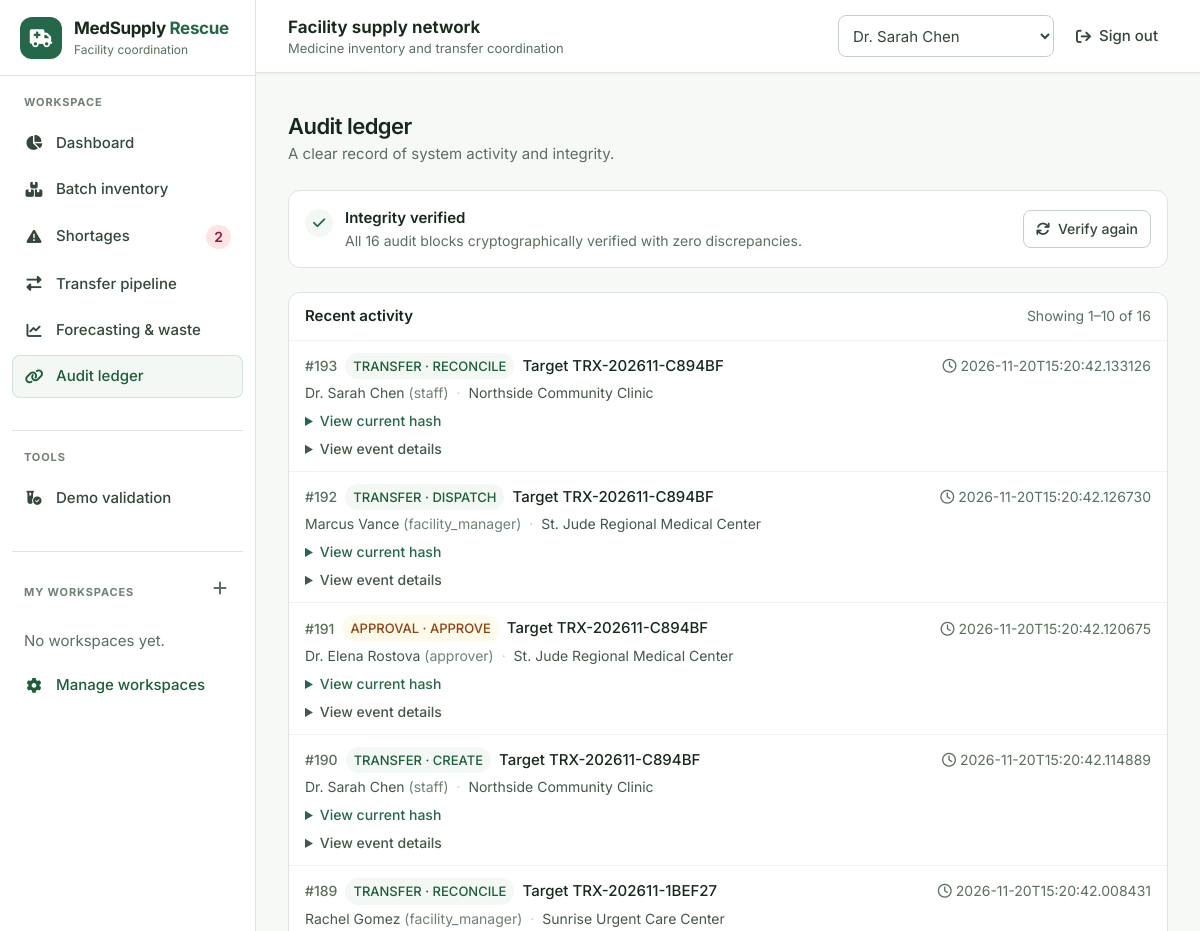
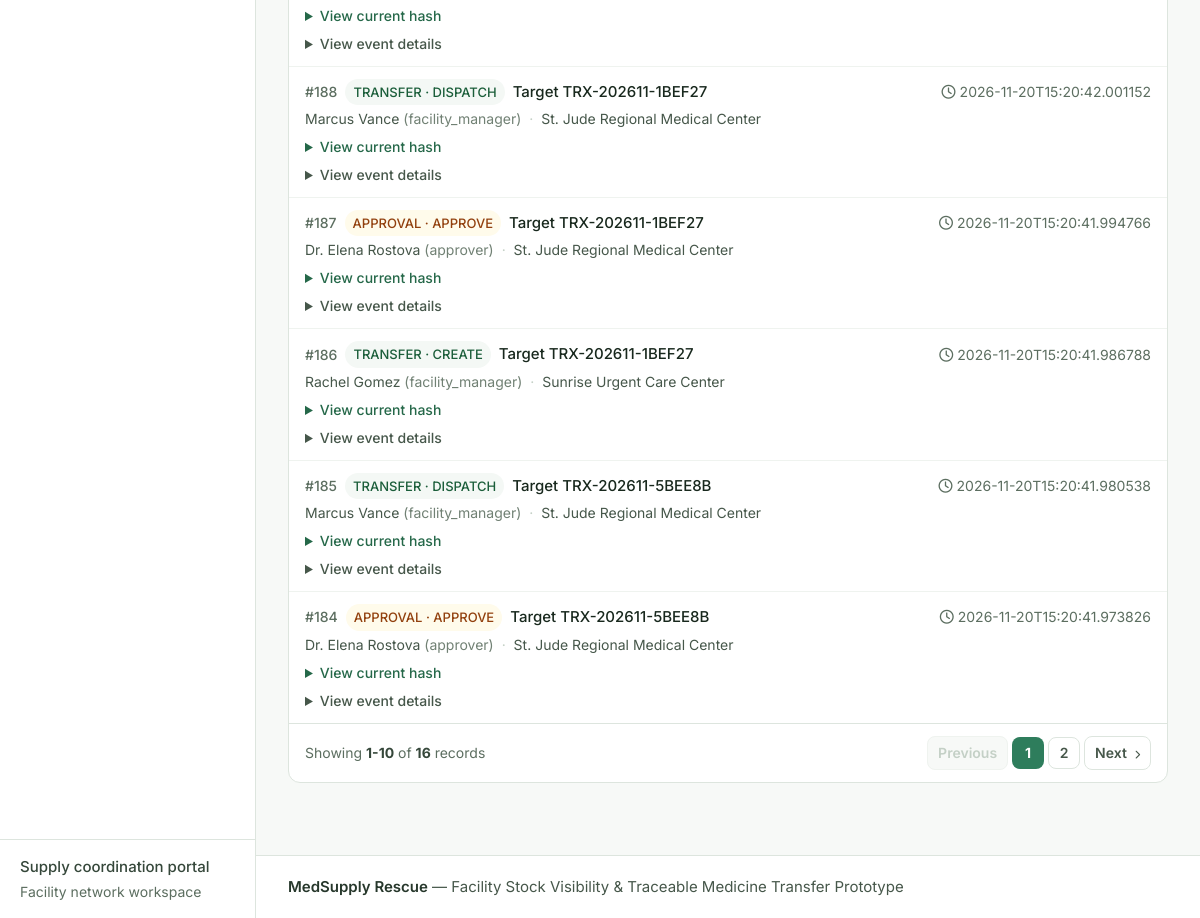
The page /audit on the database as committed earlier (2 pictures, top to bottom).
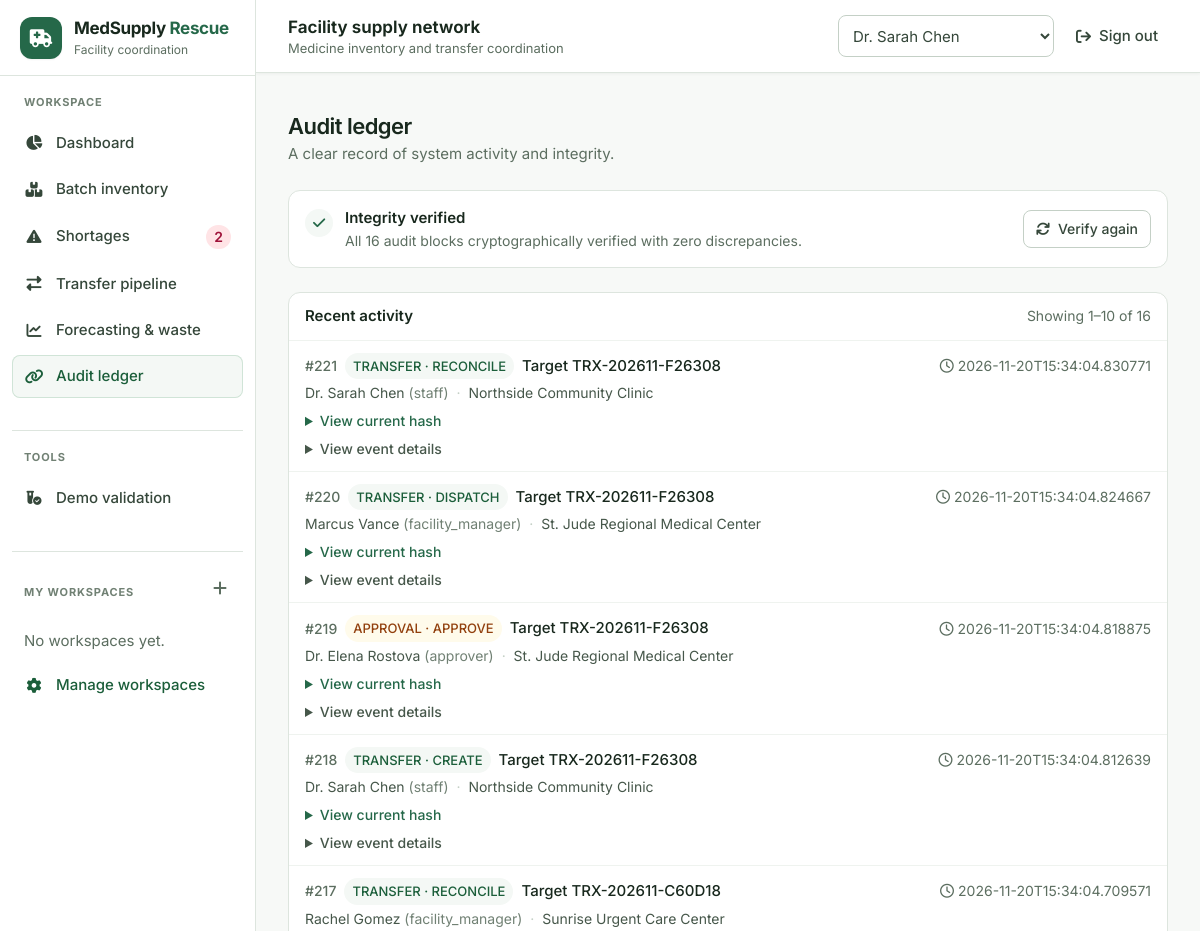
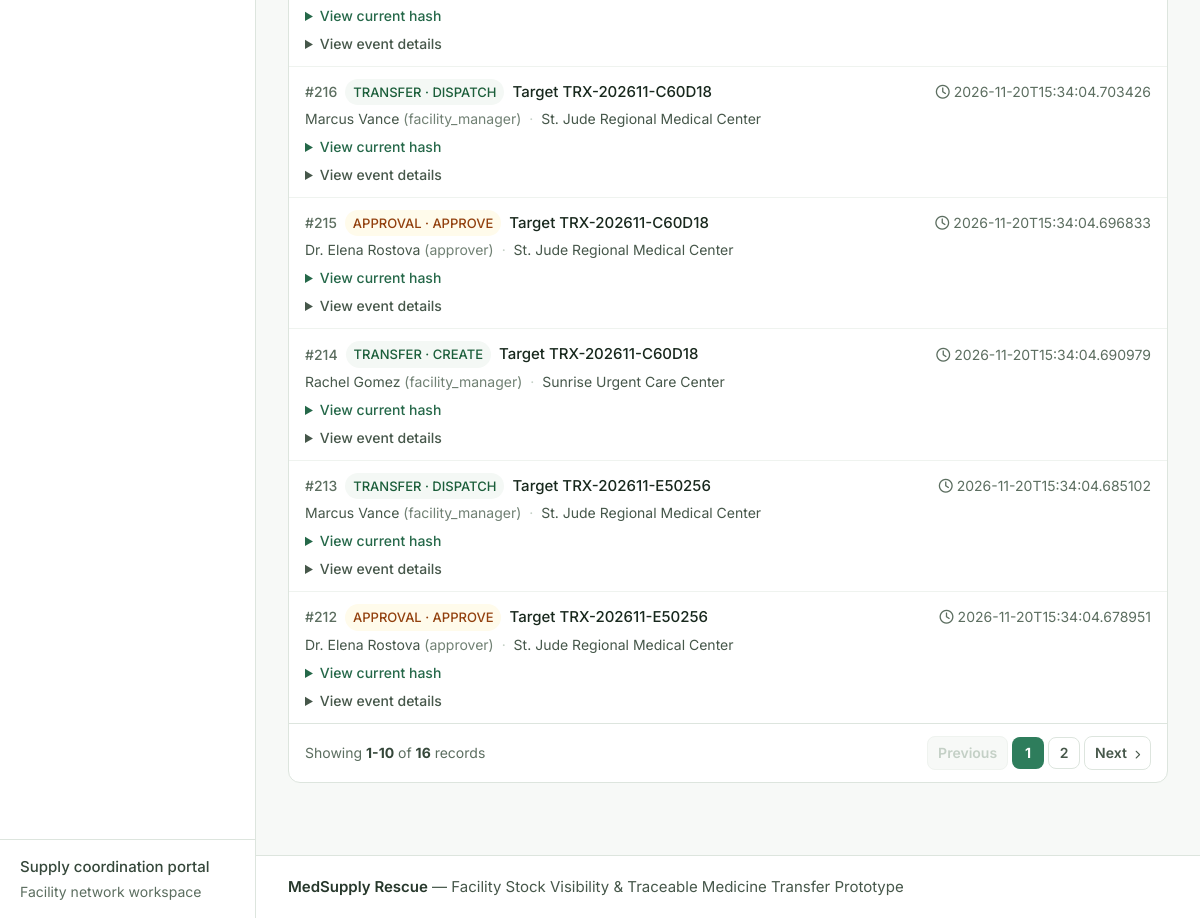
The same page on the database as committed later (2 pictures, top to bottom).
### tables this page shows
CREATE TABLE audit_events (
    id INTEGER PRIMARY KEY AUTOINCREMENT,
    event_uuid TEXT UNIQUE NOT NULL,
    timestamp DATETIME DEFAULT CURRENT_TIMESTAMP,
    facility_id INTEGER REFERENCES facilities(id),
    user_id INTEGER REFERENCES users(id),
    user_name TEXT NOT NULL,
    user_role TEXT NOT NULL,
    entity_type TEXT NOT NULL, -- 'BATCH', 'TRANSFER', 'SHORTAGE', 'STOCK', 'APPROVAL', 'SYSTEM'
    entity_id TEXT NOT NULL,
    action TEXT NOT NULL, -- 'CREATE', 'UPDATE', 'APPROVE', 'DISPATCH', 'RECEIVE', 'RECONCILE', 'ADJUST'
    payload_json TEXT NOT NULL,
    previous_hash TEXT NOT NULL,
    current_hash TEXT NOT NULL
);

CREATE TABLE facilities (
    id INTEGER PRIMARY KEY AUTOINCREMENT,
    name TEXT NOT NULL,
    facility_type TEXT NOT NULL, -- 'Hospital', 'Community Clinic', 'Urgent Care', 'Regional Pharmacy', 'Dispensary'
    license_number TEXT NOT NULL UNIQUE,
    address TEXT NOT NULL,
    city TEXT NOT NULL,
    region TEXT NOT NULL,
    contact_email TEXT NOT NULL,
    contact_phone TEXT NOT NULL,
    has_cold_chain INTEGER DEFAULT 1, -- 1 = Yes, 0 = No
    latitude REAL,
    longitude REAL,
    created_at DATETIME DEFAULT CURRENT_TIMESTAMP
);

### app.py (the view)
@app.route('/audit')
def audit():
    verification = verify_ledger_integrity(g.db)
    total = g.db.execute("SELECT count(*) AS total FROM audit_events").fetchone()['total']
    pagination = build_pagination(total, 'audit')
    events = [dict(r) for r in g.db.execute(
        """SELECT a.id, a.timestamp, a.user_name, a.user_role, a.entity_type,
                  a.entity_id, a.action, a.payload_json, f.name as facility_name
           FROM audit_events a
           LEFT JOIN facilities f ON a.facility_id = f.id
           ORDER BY a.id DESC LIMIT ? OFFSET ?""",
        (PAGE_SIZE, pagination['offset'])
    ).fetchall()]
    for e in events:
        e['payload_summary'] = summarize_audit_payload(e, json.loads(e['payload_json']))
    return render_template('audit.html', events=events, verification=verification, pagination=pagination)

### templates/audit.html (shortened to what this page needs)
{% extends 'base.html' %}
{% block content %}
<div class="space-y-6">
    <div class="flex flex-col gap-1">
        <h1 class="text-xl font-semibold text-slate-900">Audit ledger</h1>
        <p class="text-sm text-slate-500">A clear record of system activity and integrity.</p>
    </div>
    <div class="bg-white p-4 rounded-xl border border-slate-200 flex flex-col sm:flex-row justify-between items-start sm:items-center gap-3">
        <div class="flex items-start gap-3">
            {% if verification.valid %}
                <span class="mt-0.5 inline-flex h-7 w-7 items-center justify-center rounded-full bg-emerald-50 text-emerald-700">
                    <i class="fa-solid fa-check text-sm" aria-hidden="true"></i>
                </span>
            {% else %}
                <span class="mt-0.5 inline-flex h-7 w-7 items-center justify-center rounded-full bg-rose-50 text-rose-700">
                    <i class="fa-solid fa-triangle-exclamation text-sm" aria-hidden="true"></i>
                </span>
            {% endif %}
            <div>
                <p class="text-sm font-semibold text-slate-900">
                    {% if verification.valid %}Integrity verified{% else %}Integrity check needs attention{% endif %}
                </p>
                <p class="mt-0.5 text-xs text-slate-500">{{ verification.message }}</p>
            </div>
        </div>
        <button onclick="window.location.reload()" class="shrink-0 rounded-lg border border-slate-300 bg-white px-3 py-2 text-xs font-medium text-slate-700 hover:bg-slate-50 transition flex items-center gap-2">
            <i class="fa-solid fa-arrows-rotate" aria-hidden="true"></i> Verify again
        </button>
    </div>
    <div class="bg-white rounded-xl border border-slate-200 overflow-hidden" data-paginated-results="audit" aria-live="polite">
        <div class="px-4 py-3 border-b border-slate-100 flex flex-col sm:flex-row justify-between sm:items-center gap-1">
            <h2 class="text-sm font-semibold text-slate-900">Recent activity</h2>
            <span class="text-xs text-slate-500">Showing {{ pagination.start }}–{{ pagination.end }} of {{ pagination.total_items }}</span>
        </div>
        <div class="divide-y divide-slate-100">
            {% for e in events %}
                <article class="px-4 py-3 hover:bg-slate-50/70 transition">
                    <div class="flex flex-col sm:flex-row sm:items-center justify-between gap-2">
                        <div class="flex flex-wrap items-center gap-2">
                            <span class="text-xs font-medium text-slate-500">#{{ e.id }}</span>
                            <span class="inline-flex rounded-full px-2 py-1 text-[11px] font-medium
                                {% if e.action == 'APPROVE' %}bg-amber-50 text-amber-800
                                {% elif e.action == 'DISPATCH' %}bg-blue-50 text-blue-800
                                {% elif e.action == 'RECONCILE' %}bg-teal-50 text-teal-800
                                {% elif e.action == 'CREATE' %}bg-teal-50 text-teal-800
                                {% else %}bg-slate-100 text-slate-700{% endif %}">
                                {{ e.entity_type }} · {{ e.action }}
                            </span>
                            <span class="text-sm font-medium text-slate-900">Target {{ e.entity_id }}</span>
                        </div>
                        <div class="text-xs text-slate-500">
                            <i class="fa-regular fa-clock mr-1" aria-hidden="true"></i>{{ e.timestamp }}
                        </div>
                    </div>
                    <div class="mt-1 text-xs text-slate-600">
                        {{ e.user_name }} <span class="text-slate-400">({{ e.user_role }})</span>
                        <span class="mx-1 text-slate-300">·</span> {{ e.facility_name or 'System HQ' }}
                    </div>
                    <details class="mt-2 text-xs">
                        <summary class="w-fit cursor-pointer text-teal-700 hover:text-teal-800 font-medium">
                            View current hash
                        </summary>
                    </details>
                    {% if e.payload_summary %}
                        <details class="mt-2 text-xs">
                            <summary class="w-fit cursor-pointer text-slate-600 hover:text-slate-800 font-medium">
                                View event details
                            </summary>
                        </details>
                    {% endif %}
                </article>
            {% else %}
                <p class="px-4 py-8 text-center text-sm text-slate-500">No audit activity has been recorded.</p>
            {% endfor %}
        </div>
        {% include 'pagination.html' %}
    </div>
</div>
{% endblock %}

Rows that differ between the two databases and show on the page:
removed audit_events: id "193", entity_type "TRANSFER", action "RECONCILE", entity_id "TRX-202611-C894BF", timestamp "2026-11-20T15:20:42.133126", user_name "Dr. Sarah Chen", user_role "staff", name "Northside Community Clinic"
removed audit_events: id "192", entity_type "TRANSFER", action "DISPATCH", entity_id "TRX-202611-C894BF", timestamp "2026-11-20T15:20:42.126730", user_name "Marcus Vance", user_role "facility_manager", name "St. Jude Regional Medical Center"
removed audit_events: id "191", entity_type "APPROVAL", action "APPROVE", entity_id "TRX-202611-C894BF", timestamp "2026-11-20T15:20:42.120675", user_name "Dr. Elena Rostova", user_role "approver", name "St. Jude Regional Medical Center"
removed audit_events: id "190", entity_type "TRANSFER", action "CREATE", entity_id "TRX-202611-C894BF", timestamp "2026-11-20T15:20:42.114889", user_name "Dr. Sarah Chen", user_role "staff", name "Northside Community Clinic"
removed audit_events: id "189", entity_type "TRANSFER", action "RECONCILE", entity_id "TRX-202611-1BEF27", timestamp "2026-11-20T15:20:42.008431", user_name "Rachel Gomez", user_role "facility_manager", name "Sunrise Urgent Care Center"
removed audit_events: id "188", entity_type "TRANSFER", action "DISPATCH", entity_id "TRX-202611-1BEF27", timestamp "2026-11-20T15:20:42.001152", user_name "Marcus Vance", user_role "facility_manager", name "St. Jude Regional Medical Center"
removed audit_events: id "187", entity_type "APPROVAL", action "APPROVE", entity_id "TRX-202611-1BEF27", timestamp "2026-11-20T15:20:41.994766", user_name "Dr. Elena Rostova", user_role "approver", name "St. Jude Regional Medical Center"
removed audit_events: id "186", entity_type "TRANSFER", action "CREATE", entity_id "TRX-202611-1BEF27", timestamp "2026-11-20T15:20:41.986788", user_name "Rachel Gomez", user_role "facility_manager", name "Sunrise Urgent Care Center"
removed audit_events: id "185", entity_type "TRANSFER", action "DISPATCH", entity_id "TRX-202611-5BEE8B", timestamp "2026-11-20T15:20:41.980538", user_name "Marcus Vance", user_role "facility_manager", name "St. Jude Regional Medical Center"
removed audit_events: id "184", entity_type "APPROVAL", action "APPROVE", entity_id "TRX-202611-5BEE8B", timestamp "2026-11-20T15:20:41.973826", user_name "Dr. Elena Rostova", user_role "approver", name "St. Jude Regional Medical Center"
added audit_events: id "221", entity_type "TRANSFER", action "RECONCILE", entity_id "TRX-202611-F26308", timestamp "2026-11-20T15:34:04.830771", user_name "Dr. Sarah Chen", user_role "staff", name "Northside Community Clinic"
added audit_events: id "220", entity_type "TRANSFER", action "DISPATCH", entity_id "TRX-202611-F26308", timestamp "2026-11-20T15:34:04.824667", user_name "Marcus Vance", user_role "facility_manager", name "St. Jude Regional Medical Center"
added audit_events: id "219", entity_type "APPROVAL", action "APPROVE", entity_id "TRX-202611-F26308", timestamp "2026-11-20T15:34:04.818875", user_name "Dr. Elena Rostova", user_role "approver", name "St. Jude Regional Medical Center"
added audit_events: id "218", entity_type "TRANSFER", action "CREATE", entity_id "TRX-202611-F26308", timestamp "2026-11-20T15:34:04.812639", user_name "Dr. Sarah Chen", user_role "staff", name "Northside Community Clinic"
added audit_events: id "217", entity_type "TRANSFER", action "RECONCILE", entity_id "TRX-202611-C60D18", timestamp "2026-11-20T15:34:04.709571", user_name "Rachel Gomez", user_role "facility_manager", name "Sunrise Urgent Care Center"
added audit_events: id "216", entity_type "TRANSFER", action "DISPATCH", entity_id "TRX-202611-C60D18", timestamp "2026-11-20T15:34:04.703426", user_name "Marcus Vance", user_role "facility_manager", name "St. Jude Regional Medical Center"
added audit_events: id "215", entity_type "APPROVAL", action "APPROVE", entity_id "TRX-202611-C60D18", timestamp "2026-11-20T15:34:04.696833", user_name "Dr. Elena Rostova", user_role "approver", name "St. Jude Regional Medical Center"
added audit_events: id "214", entity_type "TRANSFER", action "CREATE", entity_id "TRX-202611-C60D18", timestamp "2026-11-20T15:34:04.690979", user_name "Rachel Gomez", user_role "facility_manager", name "Sunrise Urgent Care Center"
added audit_events: id "213", entity_type "TRANSFER", action "DISPATCH", entity_id "TRX-202611-E50256", timestamp "2026-11-20T15:34:04.685102", user_name "Marcus Vance", user_role "facility_manager", name "St. Jude Regional Medical Center"
added audit_events: id "212", entity_type "APPROVAL", action "APPROVE", entity_id "TRX-202611-E50256", timestamp "2026-11-20T15:34:04.678951", user_name "Dr. Elena Rostova", user_role "approver", name "St. Jude Regional Medical Center"
